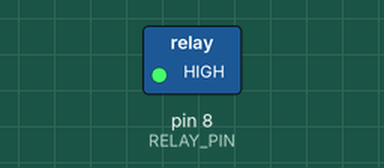
Recording of a sketch running on a simulated Arduino Uno, built with avr-gcc and run on an emulated ATmega328P. Parts: switched loads named in the sketch (green lamp = pin HIGH). Dashed ring = blinking.

Above: at 0.5 s.
Timing chart, 0 to 4.6 s (numbered marks = the images above):
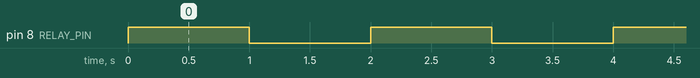

The sketch:

Challenge01_BlinkRelay.ino
```cpp
// Complete example solution for Lesson14, challenge 01.
const int RELAY_PIN = 8;
void setup() {
  pinMode(RELAY_PIN, OUTPUT);
}
void loop() {
  digitalWrite(RELAY_PIN, HIGH);
  delay(1000);
  digitalWrite(RELAY_PIN, LOW);
  delay(1000);
}
```

Measured:
- by itself, pin 8 (RELAY_PIN): alternates HIGH for 1.0 s and LOW for 1.0 s
